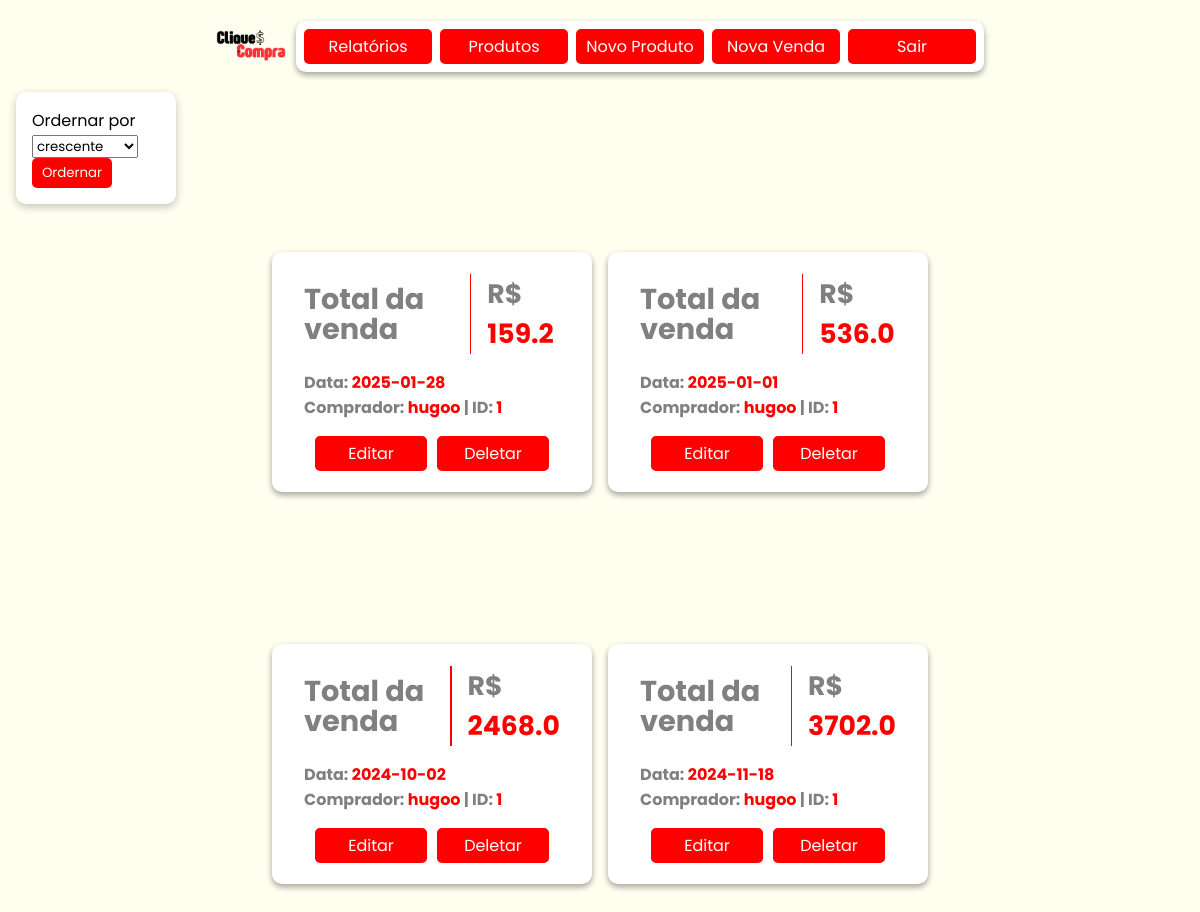
Page /vendas/ on the earlier database version.
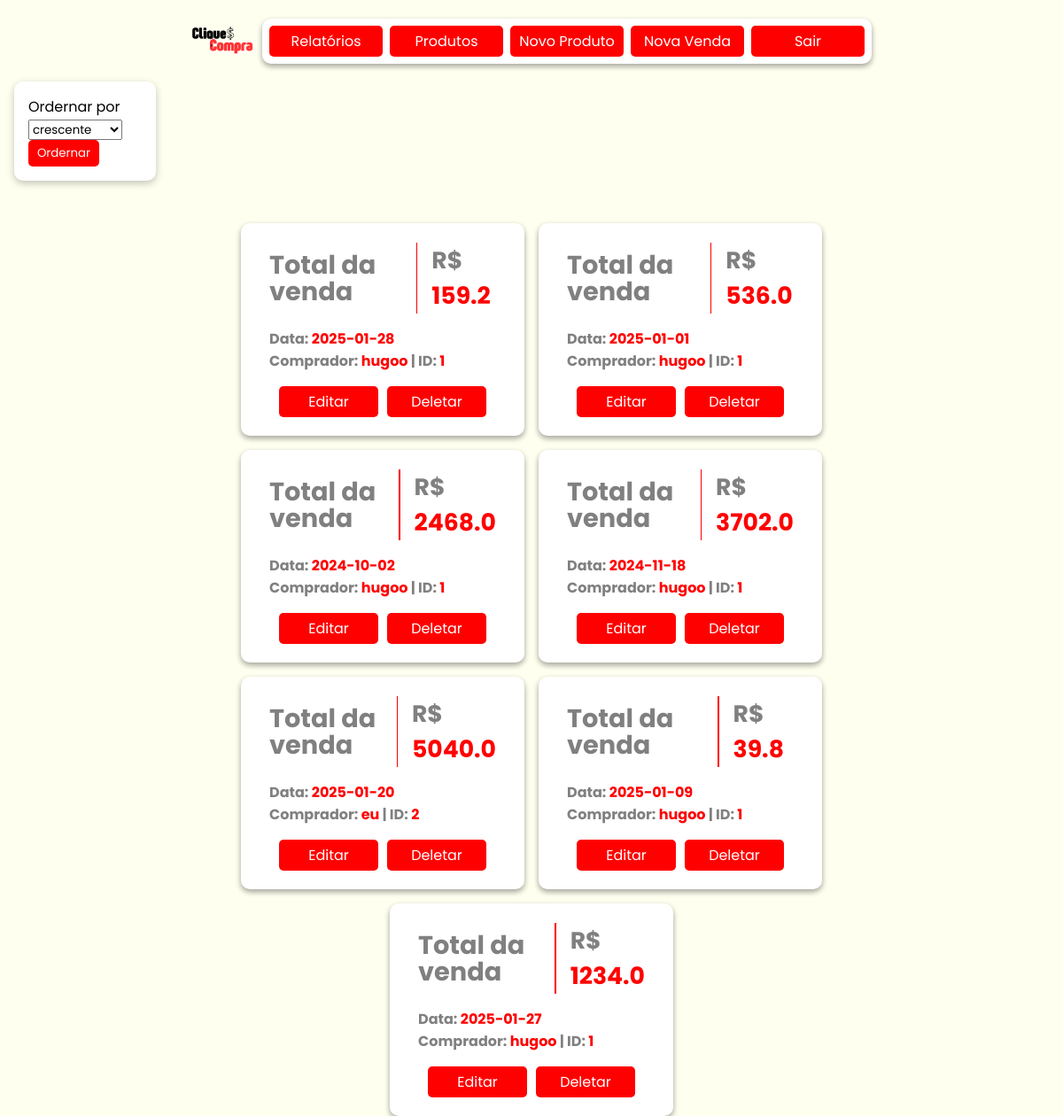
Same page on the later database version.
### models/vendas.py (models this page shows, shortened)
class Venda(Base):
    __tablename__ = 'tb_vendas'
    ven_id: Mapped[int] = mapped_column(primary_key=True, autoincrement=True)
    ven_data: Mapped[str] = mapped_column(nullable=False)
    ven_total: Mapped[float] = mapped_column(nullable=False)
    ven_cli_id: Mapped[int] = mapped_column(ForeignKey('tb_clientes.cli_id'))
    clientes: Mapped[List["Cliente"]] = relationship("Cliente", back_populates='vendas')

### models/clientes.py (models this page shows, shortened)
class Cliente(Base, UserMixin):
    __tablename__ = 'tb_clientes'
    cli_id:Mapped[int] = mapped_column(primary_key = True, autoincrement=True)
    cli_nome:Mapped[str] = mapped_column(nullable=False)
    cli_email:Mapped[str] = mapped_column(unique = True, nullable=False)
    cli_telefone:Mapped[str] = mapped_column(nullable=False)
    cli_endereco:Mapped[str] = mapped_column(nullable=False)
    vendas: Mapped[list["Venda"]] = relationship("Venda", back_populates="clientes")

### controllers/vendas.py (the view)
@venda_bp.route('/', methods=['POST', 'GET'])
def view():
    if request.method == 'POST':
        ordem = request.form['ordem']
        vendas = Venda.all(ordem=ordem)
    elif request.method == 'GET':
        sql = text(f"SELECT * FROM tb_vendas JOIN tb_clientes ON ven_cli_id = cli_id")
        vendas = session.execute(sql)
    return render_template('vendas/view.html', vendas = vendas)

### templates/vendas/view.html (shortened to what this page needs)
{% extends "model.html" %}
{% block head_extras %}
<link rel="stylesheet" href="{{ url_for('static', filename='style/model.css') }}">
<link rel="stylesheet" href="{{ url_for('static', filename='style/itens.css') }}">
{% endblock %}
{% block content %}
<nav>
    <img src="../../static/assets/cliqueconta.png" alt="Logo do CliqueCompra">
    <div class="links cat">
        <a href="{{url_for('relatorio.filtros')}}">Relatórios</a>
        <a href="{{url_for('produtos.view')}}">Produtos</a>
        <a href="{{url_for('produtos.add')}}">Novo Produto</a>
        <a href="{{url_for('venda.nova_venda')}}">Nova Venda</a>
        <a href="">Sair</a>
    </div>
</nav>
<div class="filtro">
    <span>Ordernar por</span>
    <form action="{{url_for('venda.view')}}" method="post">
        <select name="ordem" id="filtro-cli">
            <option value="crescente">crescente</option>
        </select>
        <button type="submit">Ordernar</button>
    </form>
</div>
<div id="produto">
    <ol class="itens">
        {%if vendas%}
            {% for venda in vendas %}
                <li class="item venda">
                    <div class="p-e venda">
                        <h2 id="tit_total">Total da venda</h2>
                        <h2 id="preco"><span style="color: gray;">R$ </span>{{venda.ven_total}}</h2>
                    </div>
                    <div class="dados">
                        <h2>Data: <span style="color: red;">{{venda.ven_data}}</span></h2>
                        <h2>Comprador: <span style="color: red;">{{venda.cli_nome}}</span> | ID: <span style="color: red;">{{venda.cli_id}}</span></h2>
                    </div>
                    <div class="links-p">
                        <a href="{{url_for('venda.edit', venda_id=venda.ven_id)}}">Editar</a>
                        <a href="{{url_for('venda.remove', venda_id=venda.ven_id)}}">Deletar</a>
                    </div>
                </li>
            {% endfor %}
        {%else%}
            <h1>Nada foi vendido ainda :(</h1>
        {%endif%}
    </ol>
</div>
{% endblock %}

### templates/model.html (shortened to what this page needs)
<!DOCTYPE html>
<html lang="en">
<head>
    {% block head_extras %}
    {% endblock %}
</head>
<body>
    {% block content %}{% endblock %}
</body>
</html>

### static/style/model.css (style rules this page uses)
* { padding: 0; margin: 0; box-sizing: border-box; font-family: "Poppins", serif; }
body { min-width: 100vw; height: 100%; background-color: #FFFFF0; }

Differences in the rows shown:
added Venda: ven_total "5040.0", ven_data "2025-01-20", cli_nome "eu", cli_id "2"
added Venda: ven_total "39.8", ven_data "2025-01-09", cli_nome "hugoo", cli_id "1"
added Venda: ven_total "1234.0", ven_data "2025-01-27", cli_nome "hugoo", cli_id "1"
